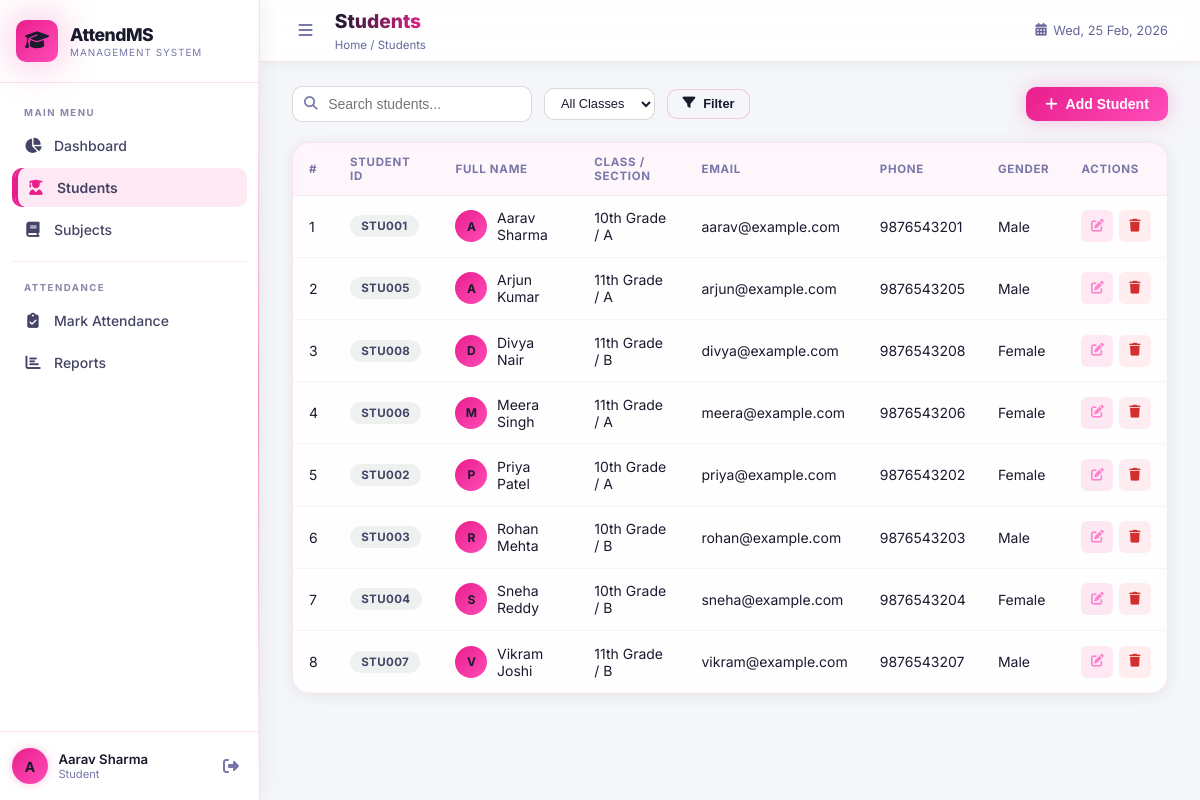
Page /students (signed in) on the committed database.
### app/models.py (models this page shows, shortened)
class User(UserMixin, db.Model):
    __tablename__ = 'users'
    id = db.Column(db.Integer, primary_key=True)
    username = db.Column(db.String(80), unique=True, nullable=False)
    email = db.Column(db.String(120), unique=True, nullable=True)
    password_hash = db.Column(db.String(256), nullable=False)
    role = db.Column(db.Enum('admin', 'teacher', 'student', name='user_role'), default='teacher')
    full_name = db.Column(db.String(120), nullable=True)
    created_at = db.Column(db.DateTime, default=datetime.utcnow)
    is_active_user = db.Column(db.Boolean, default=True)
    reset_token = db.Column(db.String(64), nullable=True, unique=True)
    reset_token_expiry = db.Column(db.DateTime, nullable=True)

class Student(db.Model):
    __tablename__ = 'students'
    id = db.Column(db.Integer, primary_key=True)
    student_id = db.Column(db.String(20), unique=True, nullable=False)
    full_name = db.Column(db.String(120), nullable=False)
    email = db.Column(db.String(120), unique=True, nullable=True)
    phone = db.Column(db.String(20), nullable=True)
    class_name = db.Column(db.String(50), nullable=True)
    section = db.Column(db.String(10), nullable=True)
    gender = db.Column(db.Enum('Male', 'Female', 'Other', name='gender_enum'), nullable=True)
    date_of_birth = db.Column(db.Date, nullable=True)
    address = db.Column(db.Text, nullable=True)
    created_at = db.Column(db.DateTime, default=datetime.utcnow)
    is_active = db.Column(db.Boolean, default=True)
    user_id = db.Column(db.Integer, db.ForeignKey('users.id'), nullable=True)
    attendances = db.relationship('Attendance', backref='student', lazy=True, cascade='all, delete-orphan')
    leave_requests = db.relationship('LeaveRequest', backref='student', lazy=True, cascade='all, delete-orphan')

### app/routes/students.py (the view, shortened to what this page needs)
@students.route('/students')
@login_required
def list_students():
    search = request.args.get('search', '')
    class_filter = request.args.get('class_name', '')
    query = Student.query.filter_by(is_active=True)
    if class_filter:
        query = query.filter_by(class_name=class_filter)
    all_students = query.order_by(Student.full_name).all()
    classes = db.session.query(Student.class_name).filter(Student.class_name.isnot(None)).distinct().all()
    classes = [c[0] for c in classes if c[0]]
    return render_template('students.html', students=all_students, classes=classes,
                           search=search, class_filter=class_filter)

### app/models.py (called while the page is built)
@login_manager.user_loader
def load_user(user_id):
    return User.query.get(int(user_id))

### app/templates/students.html (shortened to what this page needs)
{% extends 'base.html' %}
{% block page_title %}Students{% endblock %}
{% block breadcrumb %}Home / Students{% endblock %}
{% block content %}
<div class="page-toolbar">
    <form method="GET" class="toolbar-search">
        <div class="search-box">
            <i class="fas fa-search"></i>
            <input type="text" name="search" value="{{ search }}" placeholder="Search students..." class="search-input">
        </div>
        <select name="class_name" class="form-select-sm" onchange="this.form.submit()">
            <option value="">All Classes</option>
        </select>
        <button type="submit" class="btn btn-secondary btn-sm"><i class="fas fa-filter"></i> Filter</button>
    </form>
    <button class="btn btn-primary" onclick="openModal('addStudentModal')">
        <i class="fas fa-plus"></i> Add Student
    </button>
</div>
<div class="data-card">
    <table class="data-table">
        <thead>
            <tr>
                <th>#</th>
                <th>Student ID</th>
                <th>Full Name</th>
                <th>Class / Section</th>
                <th>Email</th>
                <th>Phone</th>
                <th>Gender</th>
                <th>Actions</th>
            </tr>
        </thead>
        <tbody>
            {% if students %}
            {% for student in students %}
            <tr>
                <td>{{ loop.index }}</td>
                <td><span class="badge badge-neutral">{{ student.student_id }}</span></td>
                <td>
                    <div class="name-cell">
                        <div class="avatar-sm">{{ student.full_name[0] }}</div>
                        {{ student.full_name }}
                    </div>
                </td>
                <td>{{ student.class_name or '—' }} {% if student.section %}/ {{ student.section }}{% endif %}</td>
                <td>{{ student.email or '—' }}</td>
                <td>{{ student.phone or '—' }}</td>
                <td>{{ student.gender or '—' }}</td>
                <td>
                    <div class="action-btns">
                        <button class="btn-icon btn-edit" onclick="editStudent({{ student.id }})" title="Edit">
                            <i class="fas fa-edit"></i>
                        </button>
                        <button class="btn-icon btn-delete"
                            onclick="confirmDelete('{{ url_for('students.delete_student', student_id=student.id) }}', '{{ student.full_name }}')"
                            title="Delete">
                            <i class="fas fa-trash"></i>
                        </button>
                    </div>
                </td>
            </tr>
            {% endfor %}
            {% else %}
            <tr>
                <td colspan="8" class="empty-row"><i class="fas fa-inbox"></i> No students found.</td>
            </tr>
            {% endif %}
        </tbody>
    </table>
</div>
{% endblock %}

### app/templates/base.html (shortened to what this page needs)
<!DOCTYPE html>
<html lang="en">
<head>
    <link rel="stylesheet" href="{{ url_for('static', filename='css/style.css') }}">
    <link rel="stylesheet" href="https://cdnjs.cloudflare.com/ajax/libs/font-awesome/6.5.1/css/all.min.css">
</head>
<body>
    <div class="app-layout">
        <aside class="sidebar" id="sidebar">
            <div class="sidebar-header">
                <div class="logo">
                    <div class="logo-icon"><i class="fas fa-graduation-cap"></i></div>
                    <div class="logo-text">
                        <span class="logo-name">AttendMS</span>
                        <span class="logo-sub">Management System</span>
                    </div>
                </div>
            </div>
            <nav class="sidebar-nav">
                <div class="nav-section-label">MAIN MENU</div>
                <a href="{{ url_for('attendance.dashboard') }}"
                    class="nav-item {% if request.endpoint == 'attendance.dashboard' %}active{% endif %}">
                    <i class="fas fa-chart-pie nav-icon"></i>
                    <span class="nav-label">Dashboard</span>
                </a>
                <a href="{{ url_for('students.list_students') }}"
                    class="nav-item {% if request.blueprint == 'students' %}active{% endif %}">
                    <i class="fas fa-user-graduate nav-icon"></i>
                    <span class="nav-label">Students</span>
                </a>
                <a href="{{ url_for('subjects.list_subjects') }}"
                    class="nav-item {% if request.blueprint == 'subjects' %}active{% endif %}">
                    <i class="fas fa-book nav-icon"></i>
                    <span class="nav-label">Subjects</span>
                </a>
                <div class="nav-divider"></div>
                <div class="nav-section-label">ATTENDANCE</div>
                <a href="{{ url_for('attendance.mark_attendance') }}"
                    class="nav-item {% if request.endpoint == 'attendance.mark_attendance' %}active{% endif %}">
                    <i class="fas fa-clipboard-check nav-icon"></i>
                    <span class="nav-label">Mark Attendance</span>
                </a>
                <a href="{{ url_for('reports.view_reports') }}"
                    class="nav-item {% if request.blueprint == 'reports' %}active{% endif %}">
                    <i class="fas fa-chart-bar nav-icon"></i>
                    <span class="nav-label">Reports</span>
                </a>
            </nav>
            <div class="sidebar-footer">
                <div class="user-info">
                    <div class="user-avatar">{{ current_user.full_name[0].upper() if current_user.full_name else
                        current_user.username[0].upper() }}</div>
                    <div class="user-details">
                        <span class="user-name">{{ current_user.full_name or current_user.username }}</span>
                        <span class="user-role">{{ current_user.role.title() }}</span>
                    </div>
                </div>
                <a href="{{ url_for('auth.logout') }}" class="logout-btn" title="Logout">
                    <i class="fas fa-sign-out-alt"></i>
                </a>
            </div>
        </aside>
        <main class="main-content" id="mainContent">
            <header class="topbar">
                <div class="topbar-left">
                    <button class="mobile-toggle" id="mobileToggle"><i class="fas fa-bars"></i></button>
                    <div class="page-info">
                        <h1 class="page-title">{% block page_title %}Dashboard{% endblock %}</h1>
                        <span class="page-breadcrumb">{% block breadcrumb %}Home{% endblock %}</span>
                    </div>
                </div>
                <div class="topbar-right">
                    <div class="topbar-date"><i class="fas fa-calendar-alt"></i> <span id="currentDate"></span></div>
                </div>
            </header>
            <div class="content-wrapper">
                {% block content %}{% endblock %}
            </div>
        </main>
    </div>
</body>
</html>

### rows in the picture
User: full_name "A", full_name "Aarav Sharma", role "Student"
Student: student_id "STU001", full_name "A", full_name "Aarav Sharma", class_name "10th Grade", section "A", email "aarav@example.com", phone "9876543201", gender "Male"
Student: student_id "STU005", full_name "A", full_name "Arjun Kumar", class_name "11th Grade", section "A", email "arjun@example.com", phone "9876543205", gender "Male"
Student: student_id "STU008", full_name "D", full_name "Divya Nair", class_name "11th Grade", section "B", email "divya@example.com", phone "9876543208", gender "Female"
Student: student_id "STU006", full_name "M", full_name "Meera Singh", class_name "11th Grade", section "A", email "meera@example.com", phone "9876543206", gender "Female"
Student: student_id "STU002", full_name "P", full_name "Priya Patel", class_name "10th Grade", section "A", email "priya@example.com", phone "9876543202", gender "Female"
Student: student_id "STU003", full_name "R", full_name "Rohan Mehta", class_name "10th Grade", section "B", email "rohan@example.com", phone "9876543203", gender "Male"
Student: student_id "STU004", full_name "S", full_name "Sneha Reddy", class_name "10th Grade", section "B", email "sneha@example.com", phone "9876543204", gender "Female"
Student: student_id "STU007", full_name "V", full_name "Vikram Joshi", class_name "11th Grade", section "B", email "vikram@example.com", phone "9876543207", gender "Male"
